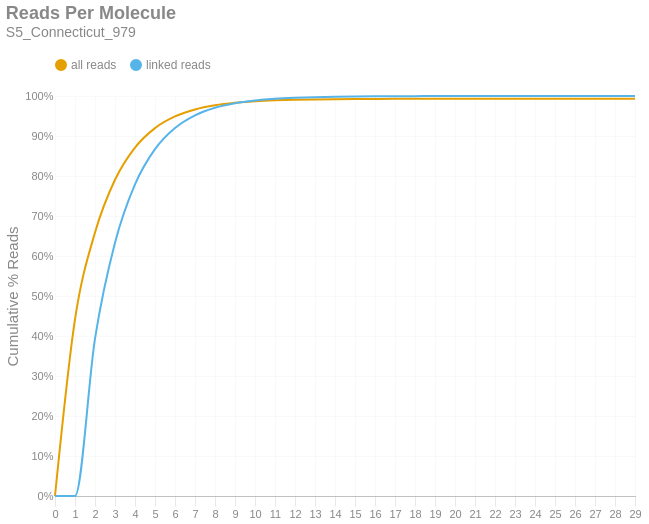

Notebook source saved alongside this figure:
### Markdown cell above
### Reads per Molecule
This chart shows the cumulative distribution of the number of reads per linked molecule. That is, how many alignments are associated with a unique molecule. This excludes the number of reads associated with invalid or absent linked-read barcodes. The `linked` histogram is the percentages recalculated when disregarding singletons.

### Code cell
if SKIPLR:
    print_html(f"Skipped")
else:
    counts = np.bincount(valids['reads'].cast(pl.Int64).to_numpy())
    weighted = counts * np.arange(len(counts))
    all_perc = weighted / n_reads
    linked_perc = weighted / n_linked_reads
    linked_perc[1] = 0
    binned_df = pl.DataFrame({
        'readsper': list(range(len(counts))),
        'all reads (cumsum)': np.cumsum(all_perc).tolist(),
        'linked reads (cumsum)': np.cumsum(linked_perc).tolist(),
    })

    with SafeRender(binned_df):
        (
            density_plot(binned_df, 'Reads Per Molecule', samplename, 'readspmol')
            .encode(
                x=alt.X('readsper:O', title=None).axis(labelAngle=0).scale(padding=0),
                y=alt.Y('value:Q', title='Cumulative % Reads').axis(format='%').stack(False),
                color=alt.Color("key:N").scale(domain=["all reads", "linked reads"]),
                tooltip=[
                    alt.Tooltip("key:N", title="Data Type"),
                    alt.Tooltip("readsper:O", title="Reads Per Molecule"),
                    alt.Tooltip("value:Q", format=".2%", title="% Reads (Cum.)")
                ]            
            )
        ).display()

### Figure 1 — Vega-Lite specification as saved in the notebook (floating-point values rounded to 4 significant figures)
{"width": "container", "height": 400, "config": {"title": {"anchor": "start", "dy": -15, "fontSize": 18, "color": "#888888", "subtitleColor": "#888888", "subtitleFontSize": 14}, "arc": {"fill": "#0072B2"}, "axis": {"domainColor": "#888888", "domainWidth": 0.5, "gridWidth": 0.2, "grid": false, "titleFontWeight": 400, "titleFontSize": 15, "labelFontSize": 11, "labelColor": "#888888", "tickColor": "#888888", "tickWidth": 0.2, "titleColor": "#888888"}, "axisBand": {"grid": false}, "axisX": {"grid": true, "tickSize": 10, "domainCap": "round"}, "axisY": {"domain": false, "grid": true, "tickSize": 0, "domainCap": "round"}, "background": "transparent", "header": {"labelFontSize": 15, "labelColor": "#888888", "titleFontSize": 15, "titleFontWeight": 600, "titleColor": "#888888"}, "legend": {"labelFont": "sans-serif", "labelFontSize": 12, "labelColor": "#888888", "symbolSize": 100, "symbolType": "circle", "titleFontSize": 12, "titlePadding": 10, "titleColor": "#888888", "title": null, "orient": "top"}, "range": {"category": ["#E69F00", "#56B4E9", "#009E73", "#F0E442", "#0072B2", "#D55E00", "#CC79A7", "#000000"], "diverging": ["#cfe8f3", "#a2d4ec", "#73bfe2", "#46abdb", "#1696d2", "#12719e"]}, "area": {"fill": "#0072B2", "fillOpacity": 0.7, "line": true, "strokeOpacity": 0.7}, "line": {"color": "#0072B2", "stroke": "#0072B2", "strokeWidth": 2}, "trail": {"color": "#0072B2", "stroke": "#0072B2", "strokeWidth": 0, "size": 1}, "point": {"filled": true, "fillOpacity": 1.0, "size": 95}, "text": {"color": "#888888", "fontSize": 11, "align": "right", "fontWeight": 400, "size": 11}, "bar": {"fill": "#0072B2", "stroke": null}, "view": {"stroke": null, "continuousWidth": 660, "continuousHeight": 400}}, "data": {"name": "data-4b6302a1f1a17c9d7d085fa1f7ac0ae1"}, "mark": {"type": "line", "interpolate": "monotone", "point": {"opacity": 0, "size": 275}}, "encoding": {"color": {"field": "key", "scale": {"domain": ["all reads", "linked reads"]}, "type": "nominal"}, "tooltip": [{"field": "key", "title": "Data Type", "type": "nominal"}, {"field": "readsper", "title": "Reads Per Molecule", "type": "ordinal"}, {"field": "value", "format": ".2%", "title": "% Reads (Cum.)", "type": "quantitative"}], "x": {"axis": {"labelAngle": 0}, "field": "readsper", "scale": {"padding": 0}, "title": null, "type": "ordinal"}, "y": {"axis": {"format": "%"}, "field": "value", "stack": false, "title": "Cumulative % Reads", "type": "quantitative"}}, "params": [{"name": "param_c36ac31b6afebe62", "select": {"type": "point", "fields": ["key"]}, "bind": "legend"}], "title": {"text": "Reads Per Molecule", "subtitle": "S5_Connecticut_979"}, "transform": [{"fold": ["all reads (cumsum)", "linked reads (cumsum)"]}, {"calculate": "replace(datum.key, ' (cumsum)', '')", "as": "key"}, {"filter": {"param": "param_c36ac31b6afebe62"}}], "usermeta": {"embedOptions": {"downloadFileName": "S5_Connecticut_979.readspmol"}}, "$schema": "https://vega.github.io/schema/vega-lite/v6.1.0.json", "datasets": {"data-4b6302a1f1a17c9d7d085fa1f7ac0ae1": [{"readsper": 0, "all reads (cumsum)": 0.0, "linked reads (cumsum)": 0.0}, {"readsper": 1, "all reads (cumsum)": 0.4416, "linked reads (cumsum)": 0.0}, {"readsper": 2, "all reads (cumsum)": 0.6585, "linked reads (cumsum)": 0.3933}, {"readsper": 3, "all reads (cumsum)": 0.7907, "linked reads (cumsum)": 0.6329}, {"readsper": 4, "all reads (cumsum)": 0.8711, "linked reads (cumsum)": 0.7789}, {"readsper": 5, "all reads (cumsum)": 0.9197, "linked reads (cumsum)": 0.867}, {"readsper": 6, "all reads (cumsum)": 0.9488, "linked reads (cumsum)": 0.9198}, {"readsper": 7, "all reads (cumsum)": 0.9664, "linked reads (cumsum)": 0.9516}, {"readsper": 8, "all reads (cumsum)": 0.9768, "linked reads (cumsum)": 0.9705}, {"readsper": 9, "all reads (cumsum)": 0.9831, "linked reads (cumsum)": 0.9818}, {"readsper": 10, "all reads (cumsum)": 0.9868, "linked reads (cumsum)": 0.9886}, {"readsper": 11, "all reads (cumsum)": 0.9892, "linked reads (cumsum)": 0.9929}, {"readsper": 12, "all reads (cumsum)": 0.9906, "linked reads (cumsum)": 0.9955}, {"readsper": 13, "all reads (cumsum)": 0.9915, "linked reads (cumsum)": 0.9971}, {"readsper": 14, "all reads (cumsum)": 0.9921, "linked reads (cumsum)": 0.9982}, {"readsper": 15, "all reads (cumsum)": 0.9924, "linked reads (cumsum)": 0.9988}, {"readsper": 16, "all reads (cumsum)": 0.9927, "linked reads (cumsum)": 0.9992}, {"readsper": 17, "all reads (cumsum)": 0.9928, "linked reads (cumsum)": 0.9995}, {"readsper": 18, "all reads (cumsum)": 0.9929, "linked reads (cumsum)": 0.9997}, {"readsper": 19, "all reads (cumsum)": 0.993, "linked reads (cumsum)": 0.9998}, {"readsper": 20, "all reads (cumsum)": 0.993, "linked reads (cumsum)": 0.9999}, {"readsper": 21, "all reads (cumsum)": 0.993, "linked reads (cumsum)": 0.9999}, {"readsper": 22, "all reads (cumsum)": 0.9931, "linked reads (cumsum)": 0.9999}, {"readsper": 23, "all reads (cumsum)": 0.9931, "linked reads (cumsum)": 1.0}, {"readsper": 24, "all reads (cumsum)": 0.9931, "linked reads (cumsum)": 1.0}, {"readsper": 25, "all reads (cumsum)": 0.9931, "linked reads (cumsum)": 1.0}, {"readsper": 26, "all reads (cumsum)": 0.9931, "linked reads (cumsum)": 1.0}, {"readsper": 27, "all reads (cumsum)": 0.9931, "linked reads (cumsum)": 1.0}, {"readsper": 28, "all reads (cumsum)": 0.9931, "linked reads (cumsum)": 1.0}, {"readsper": 29, "all reads (cumsum)": 0.9931, "linked reads (cumsum)": 1.0}]}}
